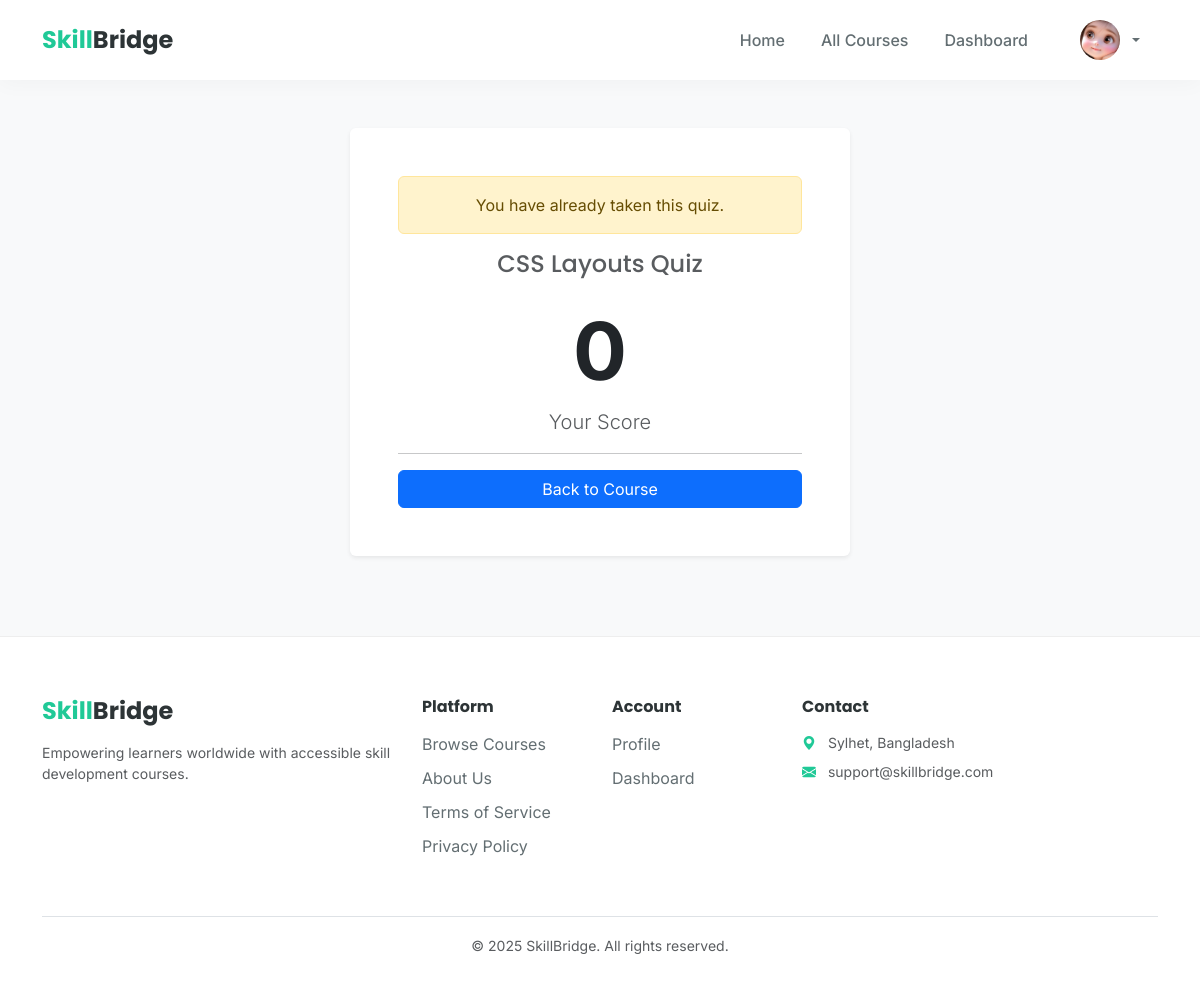
The page /course/2/quiz/1/ (signed in) on the database its author committed.
### core/models.py (models this page shows, shortened)
class User(AbstractUser):
    ROLE_CHOICES = (
        ('student', 'Student'),
        ('mentor', 'Mentor'),
        ('admin', 'Admin'),
    )
    DEPT_CHOICES = (
        ('CSE', 'Computer Science & Engineering'),
        ('SWE', 'Software Engineering'),
        ('EEE', 'Electrical & Electronic Engineering'),
        ('BBA', 'Business Administration'),
        ('OTHER', 'Other'),
    )
    GENDER_CHOICES = (
        ('M', 'Male'),
        ('F', 'Female'),
        ('O', 'Other'),
    )
    TRACK_CHOICES = (
        ('web', 'Web Development'),
        ('data', 'Data Science'),
        ('network', 'Networking'),
        ('app', 'App Development'),
    )
    role = models.CharField(max_length=10, choices=ROLE_CHOICES, default='student')
    phone_number = models.CharField(max_length=15, blank=True, null=True)
    dob = models.DateField(null=True, blank=True, help_text="Date of Birth")
    gender = models.CharField(max_length=1, choices=GENDER_CHOICES, blank=True, null=True)
    address = models.TextField(blank=True, null=True)
    profile_photo = models.ImageField(upload_to='profile_photos/', blank=True, null=True)
    student_id = models.CharField(max_length=20, blank=True, null=True)
    department = models.CharField(max_length=10, choices=DEPT_CHOICES, blank=True, null=True)
    semester = models.CharField(max_length=20, blank=True, null=True)
    preferred_track = models.CharField(max_length=20, choices=TRACK_CHOICES, blank=True, null=True)
    learning_goal = models.CharField(max_length=255, blank=True, null=True)

class Quiz(models.Model):
    course = models.ForeignKey(Course, on_delete=models.CASCADE, related_name='quizzes')
    title = models.CharField(max_length=200)
    description = models.TextField()
    total_marks = models.IntegerField(default=10)

class QuizResult(models.Model):
    quiz = models.ForeignKey(Quiz, on_delete=models.CASCADE)
    student = models.ForeignKey(
        User,
        on_delete=models.CASCADE,
        limit_choices_to={'role': 'student'},
    )
    score = models.IntegerField()
    attempted_at = models.DateTimeField(auto_now_add=True)
    class Meta:
        unique_together = ('student', 'quiz')

### core/views.py (the view, shortened to what this page needs)
# urls.py: path('course/<int:course_id>/quiz/<int:quiz_id>/', views.take_quiz, name='take_quiz'),
@login_required
def take_quiz(request, course_id, quiz_id):
    course = get_object_or_404(Course, id=course_id)
    quiz = get_object_or_404(Quiz, id=quiz_id, course=course)
    existing_result = QuizResult.objects.filter(student=request.user, quiz=quiz).first()
    if existing_result:
        return render(request, 'quiz_result.html', {
            'course': course,
            'quiz': quiz,
            'result': existing_result,
            'already_taken': True
        })

### core/templates/quiz_result.html
{% extends 'base.html' %}
{% block content %}
<div class="container mt-5 text-center">
    <div class="card shadow-sm border-0" style="max-width: 500px; margin: 0 auto;">
        <div class="card-body p-5">
            {% if already_taken %}
                <div class="alert alert-warning">You have already taken this quiz.</div>
            {% else %}
                <div class="mb-4" style="font-size: 50px;">🎉</div>
                <h2 class="fw-bold text-success mb-3">Quiz Submitted!</h2>
            {% endif %}
            <h4 class="text-muted mb-4">{{ quiz.title }}</h4>
            <div class="display-1 fw-bold text-dark mb-2">
                {{ result.score }}
            </div>
            <p class="lead text-muted">Your Score</p>
            <hr>
            <a href="{% url 'course_detail' course.id %}" class="btn btn-primary w-100">Back to Course</a>
        </div>
    </div>
</div>
{% endblock %}

### core/templates/base.html (shortened to what this page needs)
<!DOCTYPE html>
<html lang="en">
<head>
    <link href="https://cdn.jsdelivr.net/npm/bootstrap@5.3.0/dist/css/bootstrap.min.css" rel="stylesheet">
    <link rel="stylesheet" href="https://cdn.jsdelivr.net/npm/bootstrap-icons@1.10.0/font/bootstrap-icons.css">
</head>
<body>
    <nav class="navbar navbar-expand-lg fixed-top">
        <div class="container">
            <a class="navbar-brand brand-font" href="{% url 'home' %}">
                <span class="text-brand">Skill</span>Bridge
            </a>
            <div class="collapse navbar-collapse" id="navbarNav">
                <ul class="navbar-nav ms-auto align-items-center">
                    <li class="nav-item"><a class="nav-link" href="{% url 'home' %}">Home</a></li>
                    <li class="nav-item"><a class="nav-link" href="{% url 'course_list' %}">All Courses</a></li>
                    {% if user.is_authenticated %}
                        <li class="nav-item"><a class="nav-link" href="{% url 'student_dashboard' %}">Dashboard</a></li>
                        <li class="nav-item dropdown ms-3">
                            <a class="nav-link dropdown-toggle d-flex align-items-center gap-2" href="#" role="button" data-bs-toggle="dropdown">
                                {% if user.profile_photo %}
                                    <img src="{{ user.profile_photo.url }}" style="width: 40px; height: 40px; border-radius: 50%; object-fit: cover;">
                                {% else %}
                                    <div style="width: 40px; height: 40px; background: var(--brand-color); color: white; border-radius: 50%; display: flex; align-items: center; justify-content: center; font-weight: bold;">
                                        {{ user.first_name|first|default:user.username|first|upper }}
                                    </div>
                                {% endif %}
                            </a>
                        </li>
                    {% else %}
                        <li class="nav-item ms-3"><a class="nav-link fw-bold text-dark" href="{% url 'student_login' %}">Log In</a></li>
                        <li class="nav-item ms-2"><a class="btn btn-brand" href="{% url 'student_register' %}">Sign Up Free</a></li>
                    {% endif %}
                </ul>
            </div>
        </div>
    </nav>
    <main class="container">
        {% block content %}{% endblock %}
    </main>
    <footer class="main-footer">
        <div class="container">
            <div class="row">
                <div class="col-lg-4 mb-4">
                    <h4 class="brand-font fw-bold"><span class="text-brand">Skill</span>Bridge</h4>
                    <p class="text-muted small mt-3">Empowering learners worldwide with accessible skill development courses.</p>
                </div>
                <div class="col-lg-2 col-6 mb-4">
                    <h6 class="fw-bold mb-3">Platform</h6>
                    <a href="{% url 'course_list' %}" class="footer-link">Browse Courses</a>
                    <a href="{% url 'about' %}" class="footer-link">About Us</a>
                    <a href="{% url 'terms' %}" class="footer-link">Terms of Service</a>
                    <a href="{% url 'privacy' %}" class="footer-link">Privacy Policy</a>
                </div>
                <div class="col-lg-2 col-6 mb-4">
                    <h6 class="fw-bold mb-3">Account</h6>
                    {% if user.is_authenticated %}
                        <a href="{% url 'student_profile' %}" class="footer-link">Profile</a>
                        <a href="{% url 'student_dashboard' %}" class="footer-link">Dashboard</a>
                    {% else %}
                        <a href="{% url 'student_login' %}" class="footer-link">Login</a>
                        <a href="{% url 'student_register' %}" class="footer-link">Register</a>
                    {% endif %}
                </div>
                <div class="col-lg-4 mb-4">
                    <h6 class="fw-bold mb-3">Contact</h6>
                    <p class="text-muted small mb-2"><i class="bi bi-geo-alt-fill text-brand me-2"></i> Sylhet, Bangladesh</p>
                    <p class="text-muted small mb-2"><i class="bi bi-envelope-fill text-brand me-2"></i> support@skillbridge.com</p>
                </div>
            </div>
            <div class="text-center mt-4 pt-3 border-top">
                <small class="text-muted">&copy; 2025 SkillBridge. All rights reserved.</small>
            </div>
        </div>
    </footer>
</body>
</html>

### core/templates/base.html (style rules this page uses)
:root { --brand-color: #20c997; --brand-dark: #17a589; --text-main: #2d3436; --text-muted: #636e72; --bg-body: #f8f9fa; --navbar-height: 80px; }
body { font-family: 'Inter', sans-serif; background-color: var(--bg-body); color: var(--text-main); padding-top: var(--navbar-height); opacity: 0; animation: fadeIn 0.5s ease-in-out forwards; }
h1, h2, h3, h4, h5, h6, .brand-font { font-family: 'Poppins', sans-serif; }
.navbar { background-color: rgba(255, 255, 255, 0.95); backdrop-filter: blur(10px); box-shadow: 0 4px 20px rgba(0,0,0,0.03); height: var(--navbar-height); }
.navbar-brand { font-weight: 700; font-size: 24px; color: var(--text-main) !important; }
.text-brand { color: var(--brand-color); }
.nav-link { font-weight: 500; color: var(--text-muted) !important; margin: 0 10px; transition: 0.3s; position: relative; }
.main-footer { background: white; padding: 60px 0 30px; margin-top: 80px; border-top: 1px solid #eee; }
.footer-link { color: var(--text-muted); text-decoration: none; display: block; margin-bottom: 10px; transition: 0.3s; }

### rows shown on the page
User: profile_photo (picture)
Quiz: title "CSS Layouts Quiz"
QuizResult: score "0"
